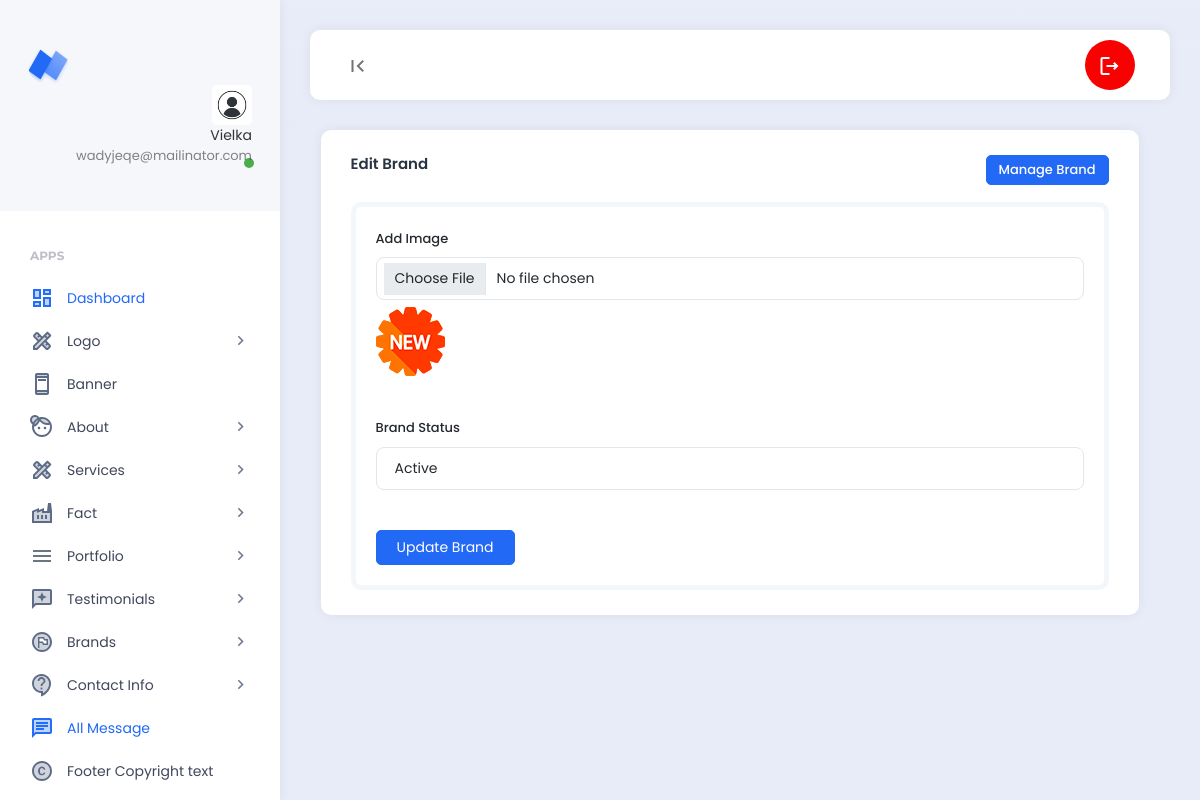
The app's page /backend/edit_brand.php?id=7 (signed in) with its own data.
### tables this page shows
CREATE TABLE `pro_users` (
  `id` int(11) NOT NULL,
  `name` varchar(55) NOT NULL,
  `email` varchar(55) NOT NULL,
  `password` varchar(100) NOT NULL,
  `profile_photo` varchar(200) NOT NULL DEFAULT 'profile_photo.jpg'
);

CREATE TABLE `pro_brands` (
  `id` int(11) NOT NULL,
  `brand_image` varchar(200) NOT NULL DEFAULT 'default.png',
  `brand_status` varchar(100) NOT NULL
);

### backend/edit_brand.php (the view, shortened to what this page needs)
<?php
require_once('header.php');
require_once('../config/db.php');
$id = $_GET['id'];
$edit_brand = "SELECT * FROM pro_brands WHERE id = $id";
$brand_run_query = mysqli_query($db_con, $edit_brand);
$brand_fetch_assoc = mysqli_fetch_assoc($brand_run_query);
?>
<div class="row">
    <div class="col-md-12">
        <div class="card">
            <div class="card-header">
                <h5 class="card-title">Edit Brand <span style="float:right"><a href="manage_brand.php" class="btn btn-primary btn btn-sm">Manage Brand</a></span></h5>
            </div>
            <div class="card-body">
                <div class="example-container">
                    <form action="update_brand_post.php" method="POST" enctype="multipart/form-data">
                        <div class="example-content">
                            <label class="form-label">Add Image</label>
                            <input type="file" class="form-control" name="brand_image">
                            <img src="assets/images/brand_photo/<?= $brand_fetch_assoc['brand_image'];?>" class="mt-2" alt="">
                        </div>
                        <div class="example-content">
                            <label class="form-label">Brand Status</label>
                            <select class="form-control" name="brand_status">
                                <option value="active" <?php if($brand_fetch_assoc['brand_status'] == 'active') : echo 'selected'; endif;?>>Active</option>
                            </select>
                        </div>
                        <div class="example-content">
                            <button type="submit" class="btn btn-primary" name="update_brand_btn">Update Brand</button>
                        </div>
                    </form>
                </div>
            </div>
        </div>
    </div>
</div>
<?php require_once('footer.php');?>

### backend/header.php (shortened to what this page needs)
<?php
require_once('../config/db.php');
$id = $_SESSION['login_id'];
$select_profile_image_query = "SELECT profile_photo FROM `pro_users` WHERE id=$id";
$query_run = mysqli_query($db_con, $select_profile_image_query);
$select_profile_fetch_assoc = mysqli_fetch_assoc($query_run)['profile_photo'];
?>
<!DOCTYPE html>
<html lang="en">
<head>
    <link rel="stylesheet" href="https://cdnjs.cloudflare.com/ajax/libs/font-awesome/6.4.2/css/all.min.css">
    <link href="assets/plugins/bootstrap/css/bootstrap.min.css" rel="stylesheet">
    <link href="assets/plugins/perfectscroll/perfect-scrollbar.css" rel="stylesheet">
    <link href="assets/plugins/pace/pace.css" rel="stylesheet">
    <link href="assets/plugins/highlight/styles/github-gist.css" rel="stylesheet">
    <link href="assets/plugins/summernote/summernote-lite.min.css" rel="stylesheet">
    <link href="assets/plugins/datatables/datatables.min.css" rel="stylesheet">
    <link href="assets/css/main.min.css" rel="stylesheet">
    <link href="assets/css/custom.css" rel="stylesheet">
</head>
<body>
    <div class="app align-content-stretch d-flex flex-wrap">
        <div class="app-sidebar">
            <div class="logo">
                <a href="http://localhost/project/" target="_blank" class="logo-icon"><span class="logo-text">Neptune</span></a>
                <div class="sidebar-user-switcher user-activity-online">
                    <a href="#">
                        <img src="assets/images/profile_photo/<?= $select_profile_fetch_assoc;?>">
                        <span class="activity-indicator"></span>
                        <span class="user-info-text"><?php if(isset($_SESSION['login_name'])) : echo $_SESSION['login_name']; endif ?><br><span class="user-state-info"><?php if(isset($_SESSION['login_email'])) : echo $_SESSION['login_email']; endif?></span></span>
                    </a>
                </div>
            </div>
            <div class="app-menu">
                <ul class="accordion-menu">
                    <li class="sidebar-title">
                        Apps
                    </li>
                    <li class="active-page">
                        <a href="dashboard.php" class="active"><i class="material-icons-two-tone">dashboard</i>Dashboard</a>
                    </li>
                    <li>
                        <a href=""><i class="material-icons-two-tone">design_services</i>Logo<i class="material-icons has-sub-menu">keyboard_arrow_right</i></a>
                    </li>
                    <li>
                        <a href="manage_banner.php"><i class="material-icons-two-tone">ad_units</i>Banner</a>
                    </li>
                    <li>
                        <a href=""><i class="material-icons-two-tone">face_4</i>About<i class="material-icons has-sub-menu">keyboard_arrow_right</i></a>
                    </li>
                    <li>
                        <a href=""><i class="material-icons-two-tone">design_services</i>Services<i class="material-icons has-sub-menu">keyboard_arrow_right</i></a>
                    </li>
                    <li>
                        <a href=""><i class="material-icons-two-tone">factory</i>Fact<i class="material-icons has-sub-menu">keyboard_arrow_right</i></a>
                    </li>
                    <li>
                        <a href=""><i class="material-icons-two-tone"> menu </i>Portfolio<i class="material-icons has-sub-menu">keyboard_arrow_right</i></a>
                    </li>
                    <li>
                        <a href=""><i class="material-icons-two-tone">reviews</i>Testimonials<i class="material-icons has-sub-menu">keyboard_arrow_right</i></a>
                    </li>
                    <li>
                        <a href=""><i class="material-icons-two-tone">flag_circle</i>Brands<i class="material-icons has-sub-menu">keyboard_arrow_right</i></a>
                    </li>
                    <li>
                        <a href=""><i class="material-icons-two-tone">contact_support</i>Contact Info<i class="material-icons has-sub-menu">keyboard_arrow_right</i></a>
                    </li>
                    <li class="active-page">
                        <a href="all_message.php" class="active"><i class="material-icons-two-tone">chat</i>All Message</a>
                    </li>
                    <li>
                        <a href="copyright_text.php"><i class="material-icons-two-tone">copyright</i>Footer Copyright text</a>
                    </li>
                </ul>
            </div>
        </div>
        <div class="app-container">
            <div class="app-header">
                <nav class="navbar navbar-light navbar-expand-lg">
                    <div class="container-fluid">
                        <div class="navbar-nav" id="navbarNav">
                            <ul class="navbar-nav">
                                <li class="nav-item">
                                    <a class="nav-link hide-sidebar-toggle-button" href="#"><i class="material-icons">first_page</i></a>
                                </li>
                            </ul>
                        </div>
                        <div class="d-flex">
                            <ul class="navbar-nav">
                                <li class="nav-item hidden-on-mobile">
                                    <a class="nav-link nav-notifications-toggle" id="notificationsDropDown" style="width: 50px; height:50px;border-radius:50%;" href="#" data-bs-toggle="dropdown">
                                        <i class="material-icons-outlined">logout</i>
                                    </a>
                                </li>
                            </ul>
                        </div>
                    </div>
                </nav>
            </div>
            <div class="app-content">
                <div class="content-wrapper">
                    <div class="container">
                        <div class="row">

### records on screen
pro_users: profile_photo (picture)
pro_brands: brand_image (picture), brand_status "Active"

### other values on screen
$_SESSION['login_name'] "Vielka"
$_SESSION['login_email'] "wadyjeqe@mailinator.com"
